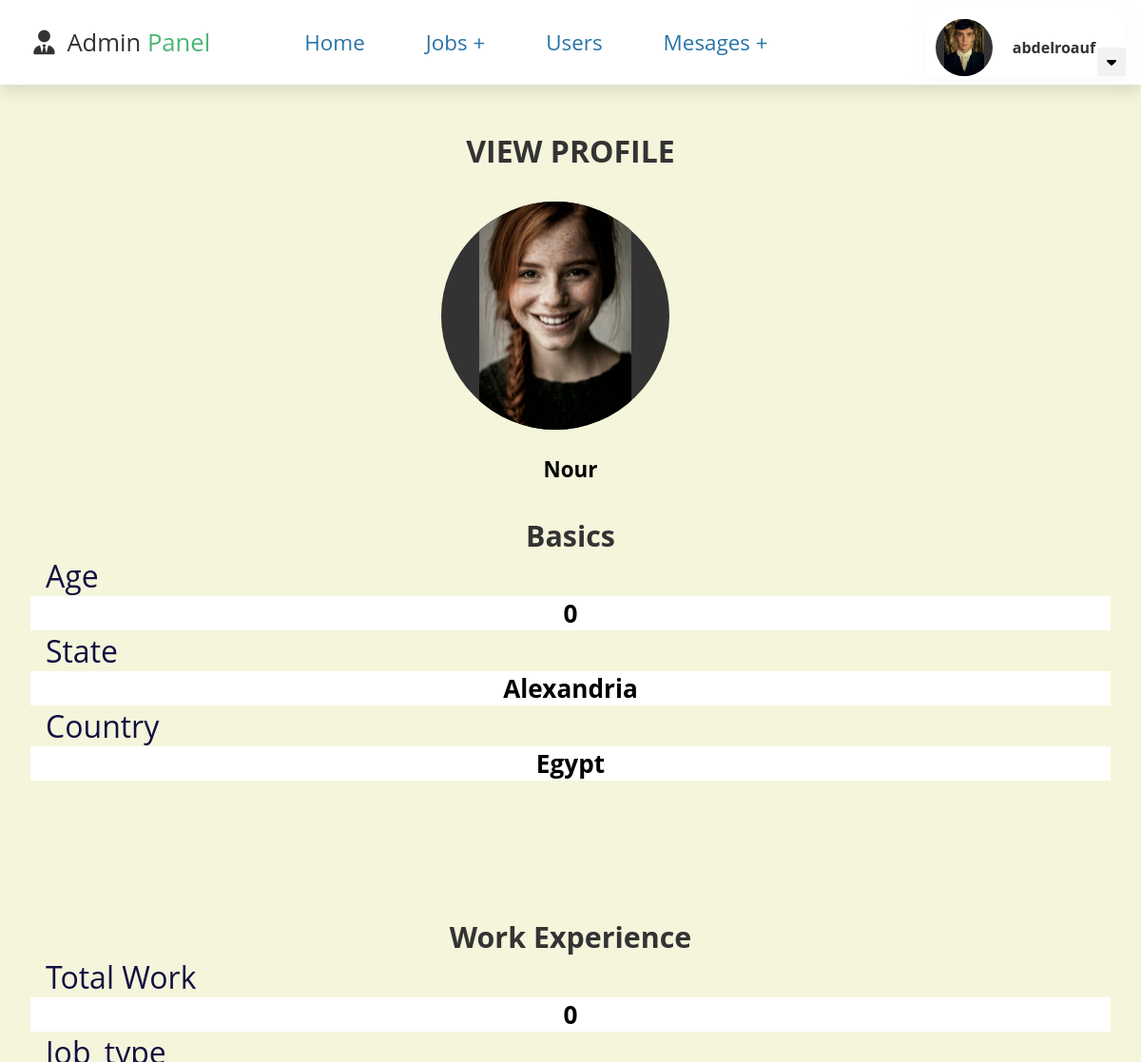
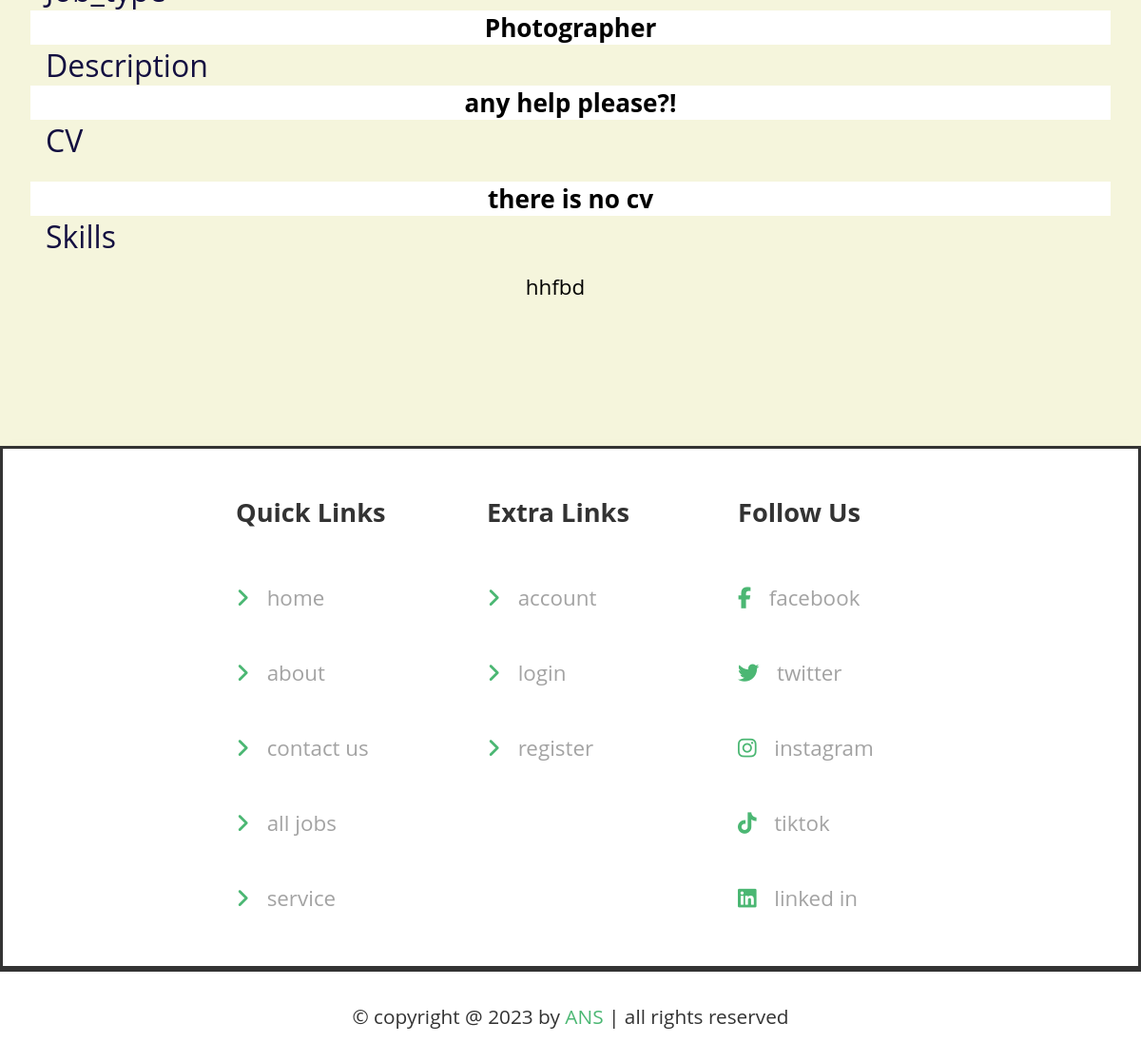
/admin_view_user_profile_home.php?id=40 (signed in), run on the app's committed database (2 pictures, top to bottom).
### tables this page shows
CREATE TABLE `need_job` (
  `id` int(100) NOT NULL,
  `user_id` int(100) NOT NULL,
  `user_name` varchar(100) NOT NULL,
  `user_email` varchar(100) NOT NULL,
  `user_image` varchar(100) NOT NULL,
  `user_job_type` varchar(100) NOT NULL,
  `user_cv` varchar(535) NOT NULL,
  `user_details` varchar(100) NOT NULL,
  `user_state` varchar(100) NOT NULL,
  `user_country` varchar(100) NOT NULL,
  `user_description` varchar(100) NOT NULL,
  `user_age` int(100) NOT NULL,
  `user_experience` int(100) NOT NULL,
  `realtime` datetime DEFAULT NULL
);

### admin_view_user_profile_home.php (the view, shortened to what this page needs)
<?php
@include 'config.php';
?>
<!DOCTYPE html>
<html lang="en">
<head>
    <link href='https://unpkg.com/boxicons@2.1.4/css/boxicons.min.css' rel='stylesheet'>
    <link rel="stylesheet" href="https://cdnjs.cloudflare.com/ajax/libs/font-awesome/6.2.1/css/all.min.css">
    <link rel="stylesheet" href="https://cdnjs.cloudflare.com/ajax/libs/font-awesome/4.7.0/css/font-awesome.min.css">
    <link rel="stylesheet" href="admin_style.css">
</head>
<body>
<?php
@include 'admin_header.php';
?>
<section class="profile">
    <h3 class="title">view profile</h3>
    <div class="box-container">
        <?php
            if(isset($_GET['id'])){
                $id = $_GET['id'];
                $select_job = mysqli_query($conn, "SELECT * FROM `need_job` WHERE id = '$id'") or die('query failed');
                if(mysqli_num_rows($select_job) > 0){
                    while($fetch_job = mysqli_fetch_assoc($select_job)){
        ?>
        <form action="" method="post" enctype="multipart/form-data">
            <div class="imgBox">
                <img src="users_img/<?php echo $fetch_job['user_image']; ?>" alt="" class="image">
            </div>
            <div class="form-group">
                <h3 class="name"><?php echo $fetch_job['user_name']; ?></h3>
            </div>
            <div class="box">
                <h3 class="title">basics</h3>
                <div class="form-group">
                    <label for="age">age</label>
                    <h3><?php echo $fetch_job['user_age']; ?></h3>
                </div>
                <div class="form-group">
                    <label for="state">state</label>
                    <h3><?php echo $fetch_job['user_state']; ?></h3>
                </div>
                <div class="form-group">
                    <label for="country">Country</label>
                    <h3><?php echo $fetch_job['user_country']; ?></h3>
                </div>
            </div>
            <div class="box">
                <h3 class="title">work experience</h3>
                <div class="form-group">
                    <label for="work">total work</label>
                    <h3><?php echo $fetch_job['user_experience']; ?></h3>
                </div>
                <div class="form-group">
                    <label for="work">job_type</label>
                    <h3><?php echo $fetch_job['user_job_type']; ?></h3>
                </div>
                <div class="form-group">
                    <label for="work">description</label>
                    <h3><?php echo $fetch_job['user_description']; ?></h3>
                </div>
                <div class="form-group">
                    <label for="cv">CV</label><br><br>
                    <?php
                        if($fetch_job['user_cv']==''){
                    ?>
                    <h3>there is no cv</h3>
                    <?php
                        } else{
                    ?>
                        <embed src="uploaded_cv/<?php echo $fetch_job['user_cv']; ?>" width="800" height="500" style="margin-left: 10rem;"><br>
                        <?php } ?>
                </div>
                <div class="form-group">
                    <label for="skills">skills</label>
                    <p style="padding: 1rem; margin-right: 2rem;"><?php echo $fetch_job['user_details']; ?></p>
                </div>
            </div>
        </form>
        <?php
        }
                }
            }else{
                echo '<p class="empty" style="font-size: 1.5rem; color: red; text-align: center; margin-bottom: 2rem;">no profile details available!</p>';
            }
        ?>
    </div>
</section>
<?php
@include 'footer.php';
?>
</body>
</html>

### admin_style.css (style rules this page uses)
:root { --move: #3c00a0; --black_blue: #130f40; --light_green: #1F618D; --light_blue: #2874A6; --blue: #3194E8; --blue_green: #33F2EA; --light_white: #cccccc40; --green:#4BB773; --gray:#A3A3A3; --black: #333; --white: #fff; --border: .2rem solid var(--black); --box-shadow:0 .5rem 1rem rgba(0, 0, 0, .1); }
* { margin: 0; padding: 0; box-sizing: border-box; font-family: 'Open Sans', sans-serif; outline: none; border: none; text-decoration: none; transition: all .2s linear; }
html { overflow-x: hidden; scroll-behavior: smooth; scroll-padding-top: 6.5rem; }
body { background: beige; font-size: 16px; position: relative; }
section { padding: 1rem 2rem; }
.title { text-align: center; margin-bottom: 2rem; color: var(--black); text-transform: uppercase; font-size: 2rem; }
.profile .title { text-align: center; margin: 2rem 0; color: var(--black); text-transform: uppercase; font-size: 2rem; }
.profile .box-container form .imgBox { position: relative; width: 15rem; height: 15rem; overflow: hidden; background: var(--black); border-radius: 50%; margin-bottom: 0; margin-top: 0; margin-left: 38%; }
.profile .box-container form .imgBox img { position: absolute; width: 100%; height: 100%; object-fit: contain; }
.profile .box-container form .form-group .name { text-align: center; margin: auto; margin-top: 1rem; background: none; width: 16%; padding: 10px; font-size: 1.4rem; }
.profile .box-container form .box .form-group { text-align: center; margin: auto; width: 16%; border: .17rem rgba(0, 0, 0, 0.194); padding: 10px; font-size: 1.4rem; }
.profile .box-container form .box { background: beige; border: .17rem rgba(0, 0, 0, 0.194); width: 100%; margin-bottom: 4rem; padding-bottom: 3.5rem; padding-top: 1.5rem; }
.profile .box-container form .box .title { text-align: center; margin: 0; text-transform: capitalize; color: var(--black); font-size: 1.9rem; }
.profile .box-container form .box .form-group, .profile .box-container form .edit .form-group { margin-left: 0; font-size: 1.4rem; display: contents; }
.profile .box-container form .box .form-group label { margin-right: 2rem; padding: 02rem 1rem; font-size: 2rem; color: var(--black_blue); text-transform: capitalize; }
.profile .box-container form .box .form-group h3, .profile .box-container form .form-group h3 { min-width: max-content; width: 100%; background: var(--white); border: .17rem rgba(0, 0, 0, 0.194); }

### data on the page
need_job: user_image (picture), user_name "Nour", user_age "0", user_state "Alexandria", user_country "Egypt", user_experience "0", user_job_type "Photographer", user_description "any help please?!", user_cv "there is no cv", user_details "hhfbd"

### other printed values
$_SESSION['admin_name'] "abdelroauf"
